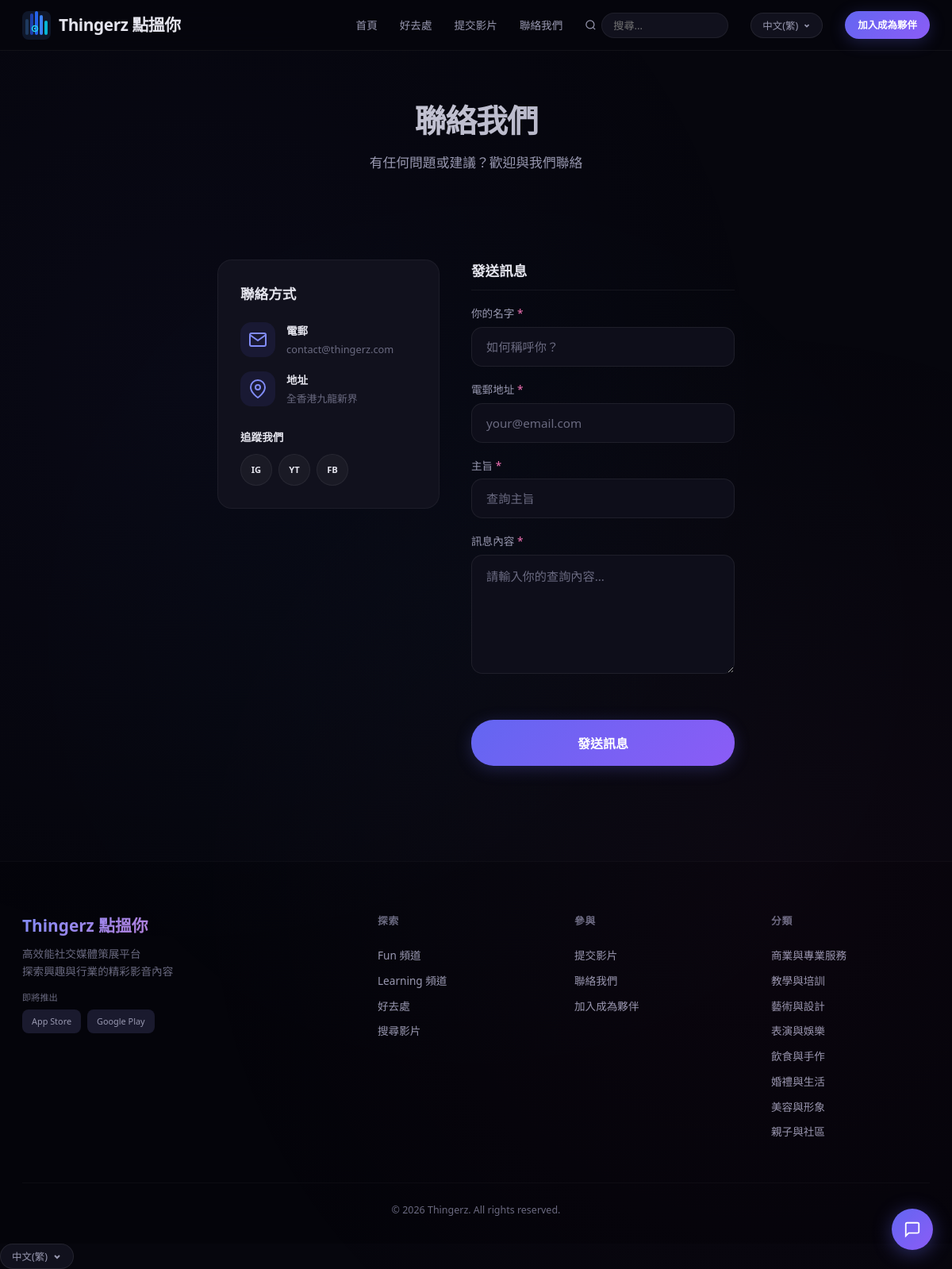
The app's page /contact with its own data.
### tables this page shows
CREATE TABLE categories (
        id TEXT, category_id TEXT UNIQUE, name_slug TEXT, name_zh TEXT, name_en TEXT,
        track TEXT, direction TEXT, description_zh TEXT, description_en TEXT);

### app.py (the view, shortened to what this page needs)
@app.route('/contact', methods=['GET', 'POST'])
def contact():
    return render_template('contact.html', success=False)

### app.py (called while the page is built)
def get_db():
    db = sqlite3.connect(DB_PATH)
    db.row_factory = sqlite3.Row
    db.execute("PRAGMA journal_mode=WAL")
    return db

def read_table(table_name):
    db = get_db()
    rows = [dict(r) for r in db.execute(f"SELECT * FROM {table_name}").fetchall()]
    db.close()
    return rows

def read_csv(filename):
    return read_table(filename.replace('.csv', ''))

def get_categories(track=None, direction=None):
    cats = read_csv('categories.csv')
    if track:
        cats = [c for c in cats if c.get('track', '') == track]
    if direction:
        cats = [c for c in cats if c.get('direction', '') == direction]
    return cats

@app.context_processor
def inject_globals():
    return {
        'categories': get_categories(),
        'platform_config': PLATFORM_CONFIG,
        'directions': DIRECTIONS,
        'now': datetime.now()
    }

@app.after_request
def add_utf8_header(response):
    ct = response.headers.get('Content-Type', '')
    if ct and 'text/html' in ct:
        response.headers['Content-Type'] = 'text/html; charset=utf-8'
    return response

### templates/contact.html (shortened to what this page needs)
{% extends "base.html" %}
{% block content %}
<section class="page-hero">
    <div class="container">
        <h1>聯絡我們</h1>
        <p class="page-subtitle">有任何問題或建議？歡迎與我們聯絡</p>
    </div>
</section>
<section class="section">
    <div class="container form-container">
        {% if success %}
        <div class="success-message">
            <div class="success-icon">
                <svg width="48" height="48" viewBox="0 0 24 24" fill="none" stroke="#10b981" stroke-width="2"><path d="M22 11.08V12a10 10 0 11-5.93-9.14"/><path d="M22 4L12 14.01l-3-3"/></svg>
            </div>
            <h2>訊息已送出！</h2>
            <p>感謝你的查詢，我們會盡快回覆。</p>
            <a href="{{ url_for('index') }}" class="btn btn-primary">返回首頁</a>
        </div>
        {% else %}
        <div class="contact-layout">
            <div class="contact-info-sidebar">
                <h3>聯絡方式</h3>
                <div class="contact-methods">
                    <div class="contact-method">
                        <div class="method-icon">
                            <svg width="24" height="24" viewBox="0 0 24 24" fill="none" stroke="currentColor" stroke-width="2"><path d="M4 4h16c1.1 0 2 .9 2 2v12c0 1.1-.9 2-2 2H4c-1.1 0-2-.9-2-2V6c0-1.1.9-2 2-2z"/><polyline points="22,6 12,13 2,6"/></svg>
                        </div>
                        <div>
                            <h4>電郵</h4>
                            <p>contact@thingerz.com</p>
                        </div>
                    </div>
                    <div class="contact-method">
                        <div class="method-icon">
                            <svg width="24" height="24" viewBox="0 0 24 24" fill="none" stroke="currentColor" stroke-width="2"><path d="M21 10c0 7-9 13-9 13s-9-6-9-13a9 9 0 0118 0z"/><circle cx="12" cy="10" r="3"/></svg>
                        </div>
                        <div>
                            <h4>地址</h4>
                            <p>全香港九龍新界</p>
                        </div>
                    </div>
                </div>
                <div class="contact-social">
                    <h4>追蹤我們</h4>
                    <div class="social-links">
                        <a href="#" class="social-link" aria-label="Instagram">IG</a>
                        <a href="#" class="social-link" aria-label="YouTube">YT</a>
                        <a href="#" class="social-link" aria-label="Facebook">FB</a>
                    </div>
                </div>
            </div>
            <form method="POST" class="submit-form">
                <div class="form-section">
                    <h3>發送訊息</h3>
                    <div class="form-row">
                        <label for="name">你的名字 <span class="required">*</span></label>
                        <input type="text" name="name" id="name" class="input" required placeholder="如何稱呼你？" maxlength="50">
                    </div>
                    <div class="form-row">
                        <label for="email">電郵地址 <span class="required">*</span></label>
                        <input type="email" name="email" id="email" class="input" required placeholder="your@email.com">
                    </div>
                    <div class="form-row">
                        <label for="subject">主旨 <span class="required">*</span></label>
                        <input type="text" name="subject" id="subject" class="input" required placeholder="查詢主旨" maxlength="200">
                    </div>
                    <div class="form-row">
                        <label for="message">訊息內容 <span class="required">*</span></label>
                        <textarea name="message" id="message" class="input textarea" rows="6" required placeholder="請輸入你的查詢內容..." maxlength="2000"></textarea>
                    </div>
                </div>
                <button type="submit" class="btn btn-primary btn-lg btn-block">發送訊息</button>
            </form>
        </div>
        {% endif %}
    </div>
</section>
{% endblock %}

### templates/base.html (shortened to what this page needs)
<!DOCTYPE html>
<html lang="zh-HK">
<head>
</head>
<body>
    <nav class="navbar">
        <div class="nav-container">
            <a href="{{ url_for('index') }}" class="nav-logo">
                <span>Thingerz 點搵你</span>
            </a>
            <div class="nav-links">
                <a href="{{ url_for('index') }}" class="nav-link">首頁</a>
                <a href="{{ url_for('news_list') }}" class="nav-link">好去處</a>
                <a href="{{ url_for('submit_video') }}" class="nav-link">提交影片</a>
                <a href="{{ url_for('contact') }}" class="nav-link">聯絡我們</a>
                <form action="{{ url_for('search') }}" method="GET" class="nav-search">
                    <svg width="15" height="15" viewBox="0 0 24 24" fill="none" stroke="#9898b0" stroke-width="2" style="flex-shrink:0"><circle cx="11" cy="11" r="8"/><path d="M21 21l-4.35-4.35"/></svg>
                    <input type="text" name="q" placeholder="搜尋..." value="{{ query if query else '' }}">
                </form>
                <div class="lang-select" id="langSelect">
                    <button class="lang-btn" onclick="event.preventDefault();document.getElementById('langSelect').classList.toggle('open')">
                        <span id="currentLang">中文(繁)</span>
                        <svg width="10" height="10" viewBox="0 0 12 12" fill="none" stroke="currentColor" stroke-width="2"><path d="M3 5l3 3 3-3"/></svg>
                    </button>
                </div>
                <a href="{{ url_for('submit_video') }}" class="btn btn-primary" style="padding:8px 16px;font-size:.78rem;border-radius:20px">加入成為夥伴</a>
            </div>
        </div>
    </nav>
    <main>{% block content %}{% endblock %}</main>
    <a href="{{ url_for('contact') }}" class="cs-bot" title="需要幫忙？聯絡我們">
        <svg width="22" height="22" viewBox="0 0 24 24" fill="none" stroke="white" stroke-width="2" stroke-linecap="round"><path d="M21 15a2 2 0 01-2 2H7l-4 4V5a2 2 0 012-2h14a2 2 0 012 2z"/></svg>
    </a>
    <footer class="footer">
        <div class="footer-container">
            <div class="footer-grid">
                <div class="footer-brand"><h3>Thingerz 點搵你</h3><p>高效能社交媒體策展平台</p><p>探索興趣與行業的精彩影音內容</p><div class="app-badges" style="margin-top:14px"><span style="font-size:.7rem;color:#6a6a80;display:block;margin-bottom:6px">即將推出</span><div style="display:flex;gap:8px"><span style="background:#1a1a2e;padding:6px 12px;border-radius:8px;font-size:.68rem;color:#9898b0">App Store</span><span style="background:#1a1a2e;padding:6px 12px;border-radius:8px;font-size:.68rem;color:#9898b0">Google Play</span></div></div></div>
                <div class="footer-links"><h4>探索</h4><a href="{{ url_for('track_page', track='fun') }}">Fun 頻道</a><a href="{{ url_for('track_page', track='learning') }}">Learning 頻道</a><a href="{{ url_for('news_list') }}">好去處</a><a href="{{ url_for('search') }}">搜尋影片</a></div>
                <div class="footer-links"><h4>參與</h4><a href="{{ url_for('submit_video') }}">提交影片</a><a href="{{ url_for('contact') }}">聯絡我們</a><a href="{{ url_for('submit_video') }}">加入成為夥伴</a></div>
                <div class="footer-links"><h4>分類</h4>{% for cat in categories %}<a href="{{ url_for('category_page', slug=cat['name_slug']) }}">{{ cat['name_zh'] }}</a>{% endfor %}</div>
            </div>
            <div class="footer-bottom"><p>&copy; {{ now.year }} Thingerz. All rights reserved.</p></div>
        </div>
    </footer>
    <div class="lang-select" id="langSelect">
        <button class="lang-btn" onclick="document.getElementById('langSelect').classList.toggle('open')">
            <span id="currentLang">中文(繁)</span>
            <svg width="12" height="12" viewBox="0 0 12 12" fill="none" stroke="currentColor" stroke-width="2"><path d="M3 5l3 3 3-3"/></svg>
        </button>
    </div>
</body>
</html>

### records on screen
categories: name_zh "商業與專業服務"
categories: name_zh "教學與培訓"
categories: name_zh "藝術與設計"
categories: name_zh "表演與娛樂"
categories: name_zh "飲食與手作"
categories: name_zh "婚禮與生活"
categories: name_zh "美容與形象"
categories: name_zh "親子與社區"
